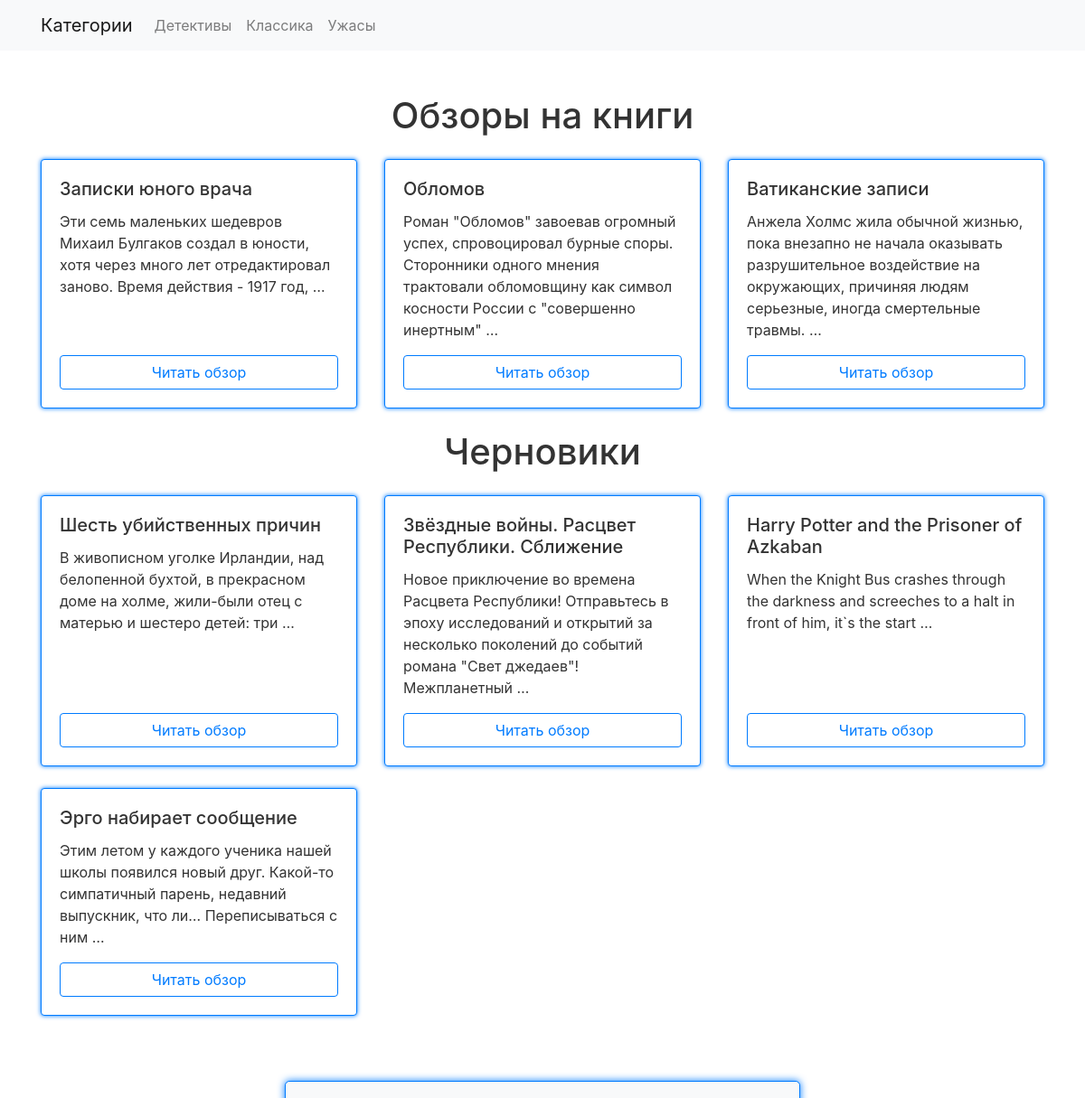
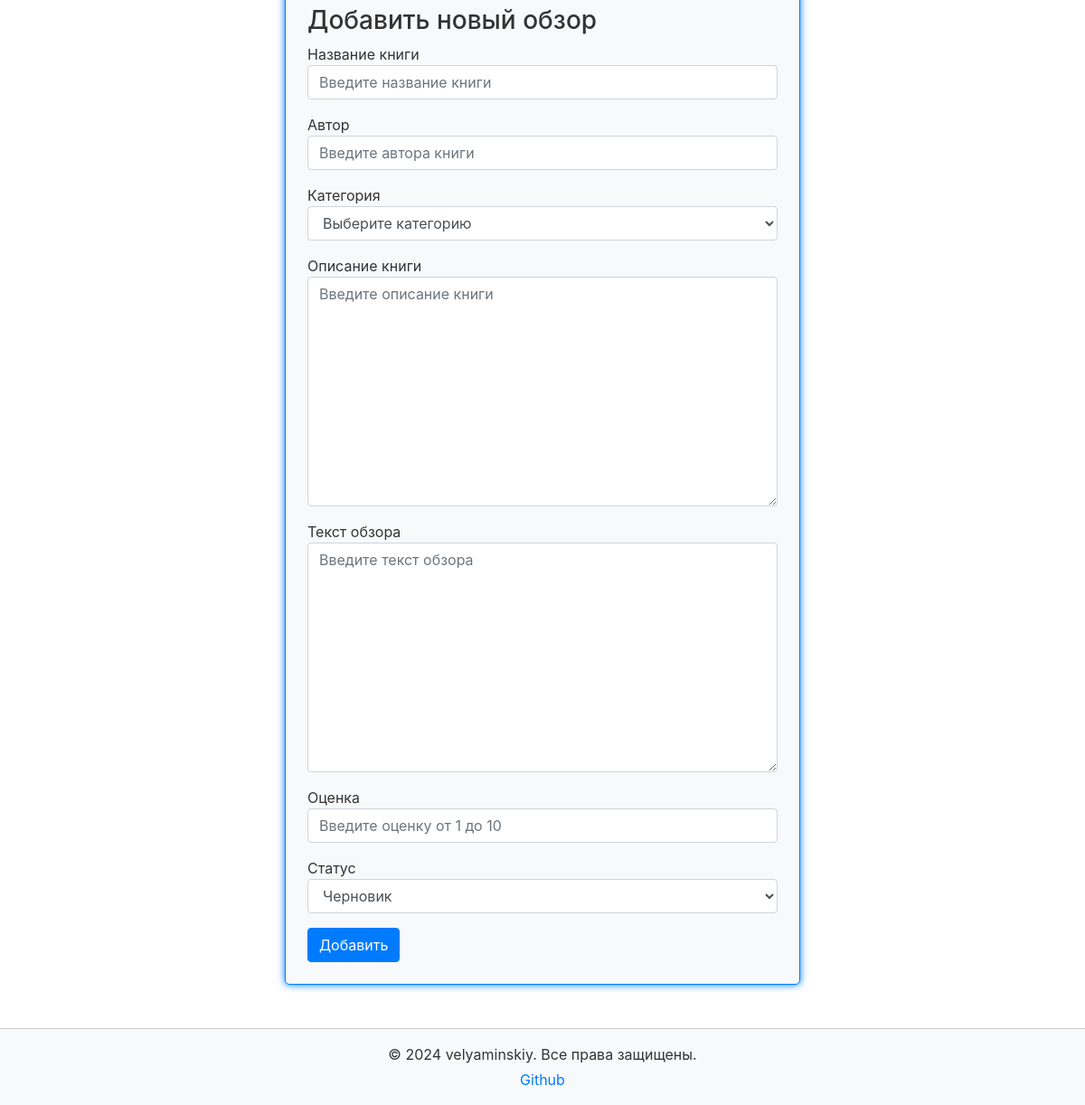
The app's page / (signed in) with its own data (2 pictures, top to bottom).
### core/models.py (models this page shows)
class BookCategory(models.Model):
    name = models.CharField(max_length=140)
    class Meta:
        verbose_name = 'Категория'
        verbose_name_plural = 'Категории'
    def __str__(self):
        return self.name

class Book(models.Model):
    PUBLISHED = 'Published'
    DRAFT = 'Draft'
    STATUSES = [
                (PUBLISHED,'Опубликовано'),
                (DRAFT,'Черновик'),
                ]
    title = models.CharField(max_length=140)
    author = models.CharField(max_length=140)
    category = models.ForeignKey(BookCategory,on_delete=models.SET_NULL,blank=True,null=True,related_name='books')
    description = models.CharField(max_length=800)
    review = models.CharField(max_length=800)
    rate = models.IntegerField(validators=[MinValueValidator(1),MaxValueValidator(10)])
    status = models.CharField(max_length=140,default='Draft',choices=STATUSES)

### core/views.py (the view)
# urls.py: path('', main, name='main'),
def main(request):
    books = Book.objects.filter(status='Published')
    form = BookForm()
    draft_books = Book.objects.filter(status='Draft')
    categories = BookCategory.objects.all()
    is_superuser = request.user.is_superuser
    category_id = request.GET.get('category')
    if category_id:
        books = books.filter(category_id=category_id)
    if not books.exists():
        no_books_message = 'Книг в выбранной категории не нашлось.'
    else:
        no_books_message = ''
    context ={
              'books':books,
              'no_books_message':no_books_message,
              'form':form,
              'draft_books':draft_books,
              'categories':categories,
              'is_superuser':is_superuser,
              }
    return render(request, 'main.html', context)

### templates/main.html (shortened to what this page needs)
<!DOCTYPE html>
<html lang="ru">
<head>
    <link href="https://stackpath.bootstrapcdn.com/bootstrap/4.5.2/css/bootstrap.min.css" rel="stylesheet">
</head>
<body style="background-color: #ffffff;">
    <nav class="navbar navbar-expand-lg navbar-light bg-light neon-navbar">
        <div class="container">
            <a class="navbar-brand" href="#">Категории</a>
            <div class="collapse navbar-collapse" id="navbarNav">
                <ul class="navbar-nav">
                    {% for category in categories %}
                    <li class="nav-item"><a class="nav-link neon-text" href="?category={{category.id}}">{{category}}</a></li>
                    {% endfor %}
                </ul>
            </div>
        </div>
    </nav>
    <div class="container mt-5">
        <h1 class="text-center neon-text mb-4">Обзоры на книги</h1>
        <div class="row">
            {% for book in books %}
            <div class="col-md-6 col-lg-4 mb-4 d-flex">
                <div class="card neon-card h-100 w-100">
                    <div class="card-body d-flex flex-column">
                        <h5 class="card-title neon-text">{{book.title}}</h5>
                        <p class="card-text flex-grow-1">{{book.description|truncatewords:20}}</p>
                        <a href="{% url 'book_detail' book.id %}" class="btn btn-outline-primary mt-auto">Читать обзор</a>
                    </div>
                </div>
            </div>
            {% endfor %}
        </div>
        {% if is_superuser %}
            <h1 class="text-center neon-text mb-4">Черновики</h1>
            <div class="row">
                {% for book in draft_books %}
                <div class="col-md-6 col-lg-4 mb-4 d-flex">
                    <div class="card neon-card h-100 w-100">
                        <div class="card-body d-flex flex-column">
                            <h5 class="card-title neon-text">{{book.title}}</h5>
                            <p class="card-text flex-grow-1">{{book.description|truncatewords:20}}</p>
                            <a href="{% url 'book_detail' book.id %}" class="btn btn-outline-primary mt-auto">Читать обзор</a>
                        </div>
                    </div>
                </div>
                {% empty %}
                <p>Нет неопубликованных обзоров</p>
                {% endfor %}
            </div>
            <div class="row justify-content-center">
                <div class="p-4 mt-5 neon-form col-md-6">
                    <h3 class="neon-text">Добавить новый обзор</h3>
                    <form action="{% url 'book_add' %}" method="post">
                        {% for field in form %}
                        <div class="form-group">
                            <div class="neon-text">{{field.label}}</div>
                            {{ field }}
                        </div>
                        {% endfor %}
                        <button type="submit" class="btn btn-primary">Добавить</button>
                    </form>
                </div>
            </div>
        {% else %}
        {{is_superuser}}
        <h6>У вас недостаточно прав для добавления обзора.</h6>
        {% endif %}
    </div>
    <footer class="bg-light text-center py-3 mt-5 neon-footer">
        <div class="container">
            <p class="mb-1">© 2024 velyaminskiy. Все права защищены.</p>
            <div class="d-flex justify-content-center">
                <a href="https://github.com/andrei-velya" class="mx-2 neon-text">Github</a>
            </div>
        </div>
    </footer>
</body>
</html>

### templates/main.html (style rules this page uses)
body { background-color: #ffffff; color: #333333; }
.neon-navbar { background-color: #f8f9fa; }
.neon-card { border: 1px solid #007bff; box-shadow: 0 0 5px #007bff; }
.neon-form { background-color: #f8f9fa; border-radius: 5px; border: 1px solid #007bff; box-shadow: 0 0 8px #007bff; padding: 20px; }
.neon-footer { border-top: 1px solid #cccccc; }
.btn-outline-primary { border-color: #007bff; color: #007bff; }

### records on screen
BookCategory: name "Детективы"
BookCategory: name "Классика"
BookCategory: name "Ужасы"
Book: title "Записки юного врача", description "Эти семь маленьких шедевров Михаил Булгаков создал в юности, хотя через много лет отредактировал заново. Время действия - 1917 год, …"
Book: title "Обломов", description "Роман \"Обломов\" завоевав огромный успех, спровоцировал бурные споры. Сторонники одного мнения трактовали обломовщину как символ косности России с \"совершенно инертным\" …"
Book: title "Ватиканские записи", description "Анжела Холмс жила обычной жизнью, пока внезапно не начала оказывать разрушительное воздействие на окружающих, причиняя людям серьезные, иногда смертельные травмы. …"
Book: title "Шесть убийственных причин", description "В живописном уголке Ирландии, над белопенной бухтой, в прекрасном доме на холме, жили-были отец с матерью и шестеро детей: три …"
Book: title "Звёздные войны. Расцвет Республики. Сближение", description "Новое приключение во времена Расцвета Республики! Отправьтесь в эпоху исследований и открытий за несколько поколений до событий романа \"Свет джедаев\"!Межпланетный …"
Book: title "Harry Potter and the Prisoner of Azkaban", description "When the Knight Bus crashes through the darkness and screeches to a halt in front of him, it`s the start …"
Book: title "Эрго набирает сообщение", description "Этим летом у каждого ученика нашей школы появился новый друг. Какой-то симпатичный парень, недавний выпускник, что ли… Переписываться с ним …"

### other values on screen
{{ field.label }} "Название книги" "Автор" "Категория" "Описание книги" "Текст обзора" "Оценка" "Статус"
